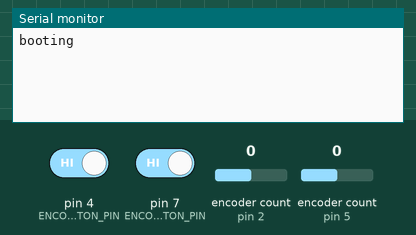
The sketch below on a simulated Arduino Uno, built with avr-gcc and run on an emulated ATmega328P. On the bench: the last lines printed to the serial monitor. The test bench sets the inputs (shaded band); at power-on: encoder count (sensors on pin 2, pin 5) 0, pin 4 (ENCODER_1_BUTTON_PIN) HIGH, pin 7 (ENCODER_2_BUTTON_PIN) HIGH.

Above: at 1.2 s.
1.3 s: encoder count (sensor on pin 2) set to 1
At 2.4 s:
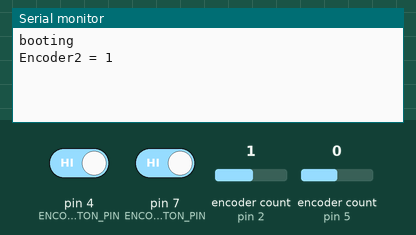
2.8 s: pin 4 (ENCODER_1_BUTTON_PIN) driven LOW
At 3.8 s:
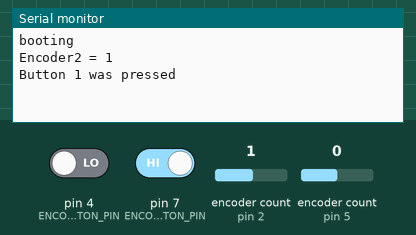
4.3 s: encoder count (sensor on pin 5) set to 1
At 4.7 s:
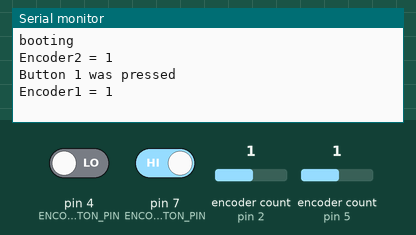
5.8 s: pin 7 (ENCODER_2_BUTTON_PIN) driven LOW
At 7.0 s:
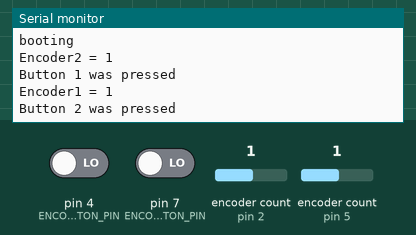
7.3 s: encoder count (sensor on pin 2) set to 0
At 8.1 s:
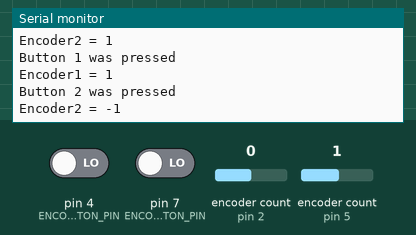
8.8 s: encoder count (sensor on pin 5) set to 2
At 9.3 s:
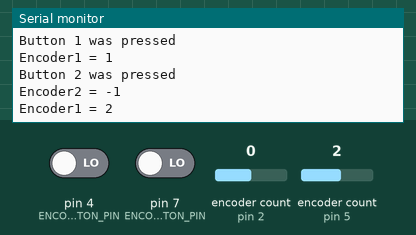
Timing chart, 0 to 11.3 s (numbered marks = the images above; inputs shaded):
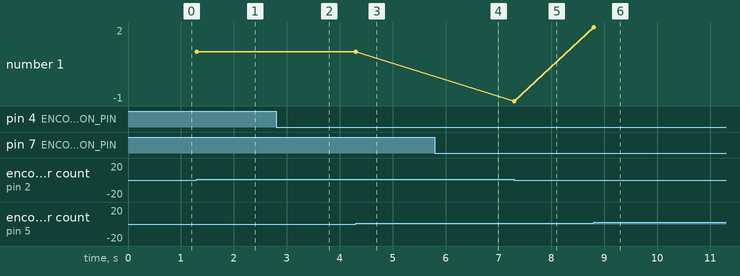

The sketch:

encoder_w_button_test.ino
```cpp
#include <Encoder.h>
#include <Bounce2.h>

#define ENCODER_1_A_PIN 5
#define ENCODER_1_B_PIN 3
#define ENCODER_1_BUTTON_PIN 4

#define ENCODER_2_A_PIN 2
#define ENCODER_2_B_PIN 8
#define ENCODER_2_BUTTON_PIN 7

//Setup encoders
Encoder encoder1(ENCODER_1_A_PIN, ENCODER_1_B_PIN);
Encoder encoder2(ENCODER_2_A_PIN, ENCODER_2_B_PIN);


//Setup debounce objects
Bounce debounced1 = Bounce();
Bounce debounced2 = Bounce();

long oldPosition1  =0;
long newPosition1 = 0;
long actPosition1 = 0;

long oldPosition2  =0;
long newPosition2 = 0;
long actPosition2 = 0;


void setup() {
  Serial.begin(9600);
  Serial.println("booting");

  debounced1.attach(ENCODER_1_BUTTON_PIN);
  debounced1.interval(8);

  debounced2.attach(ENCODER_2_BUTTON_PIN);
  debounced2.interval(8);

  pinMode(ENCODER_1_BUTTON_PIN, INPUT_PULLUP);
  pinMode(ENCODER_2_BUTTON_PIN, INPUT_PULLUP);
}

void loop() {
  newPosition1 = encoder1.read();
  if (newPosition1 == oldPosition1 + 4) {
    actPosition1++;
    Serial.print("Encoder1 = ");
    Serial.println(actPosition1);
    oldPosition1 = newPosition1;
  }
  if (newPosition1 == oldPosition1 - 4) {
    actPosition1--;
    Serial.print("Encoder1 = ");
    Serial.println(actPosition1);
    oldPosition1 = newPosition1;
  }

  newPosition2 = encoder2.read();
  if (newPosition2 == oldPosition2 + 4) {
    actPosition2++;
    Serial.print("Encoder2 = ");
    Serial.println(actPosition2);
    oldPosition2 = newPosition2;
  }
  if (newPosition2 == oldPosition2 - 4) {
    actPosition2--;
    Serial.print("Encoder2 = ");
    Serial.println(actPosition2);
    oldPosition2 = newPosition2;
  }

  if( debounced1.fell() ) {
    Serial.println("Button 1 was pressed");
    actPosition1 = 0;
  }
  if( debounced2.fell() ) {
    Serial.println("Button 2 was pressed");
    actPosition2 = 0;
  }

  debounced1.update();
  debounced2.update();

}//end main loop


  /* OTHER WAY OF DOING IT
  newPosition1 = encoder1.read();
  if (newPosition1 != oldPosition1) {
    if (newPosition1 % 4 == 0 || newPosition1 == 0) {
      actPosition1 = newPosition1 / 4;
      Serial.println(actPosition1);
    }
    oldPosition1 = newPosition1;
  }

  newPosition2 = encoder2.read();
  if (newPosition2 != oldPosition2) {
    if (newPosition2 % 4 == 0 || newPosition2 == 0) {
      actPosition2 = newPosition2 / 4;
      Serial.println(actPosition2);
    }
    oldPosition2 = newPosition2;
  }
  */
```

Measured:
- after the input at 1.3 s, the serial monitor: prints a new line at once (image 1)
- after the input at 2.8 s, the serial monitor: prints a new line at once (image 2)
- after the input at 4.3 s, the serial monitor: prints a new line at once (image 3)
- after the input at 5.8 s, the serial monitor: prints a new line at once (image 4)
- after the input at 7.3 s, the serial monitor: prints a new line at once (image 5)
- after the input at 8.8 s, the serial monitor: prints a new line at once (image 6)
- plotted number 1: 1 → -1 after the input at 7.3 s
